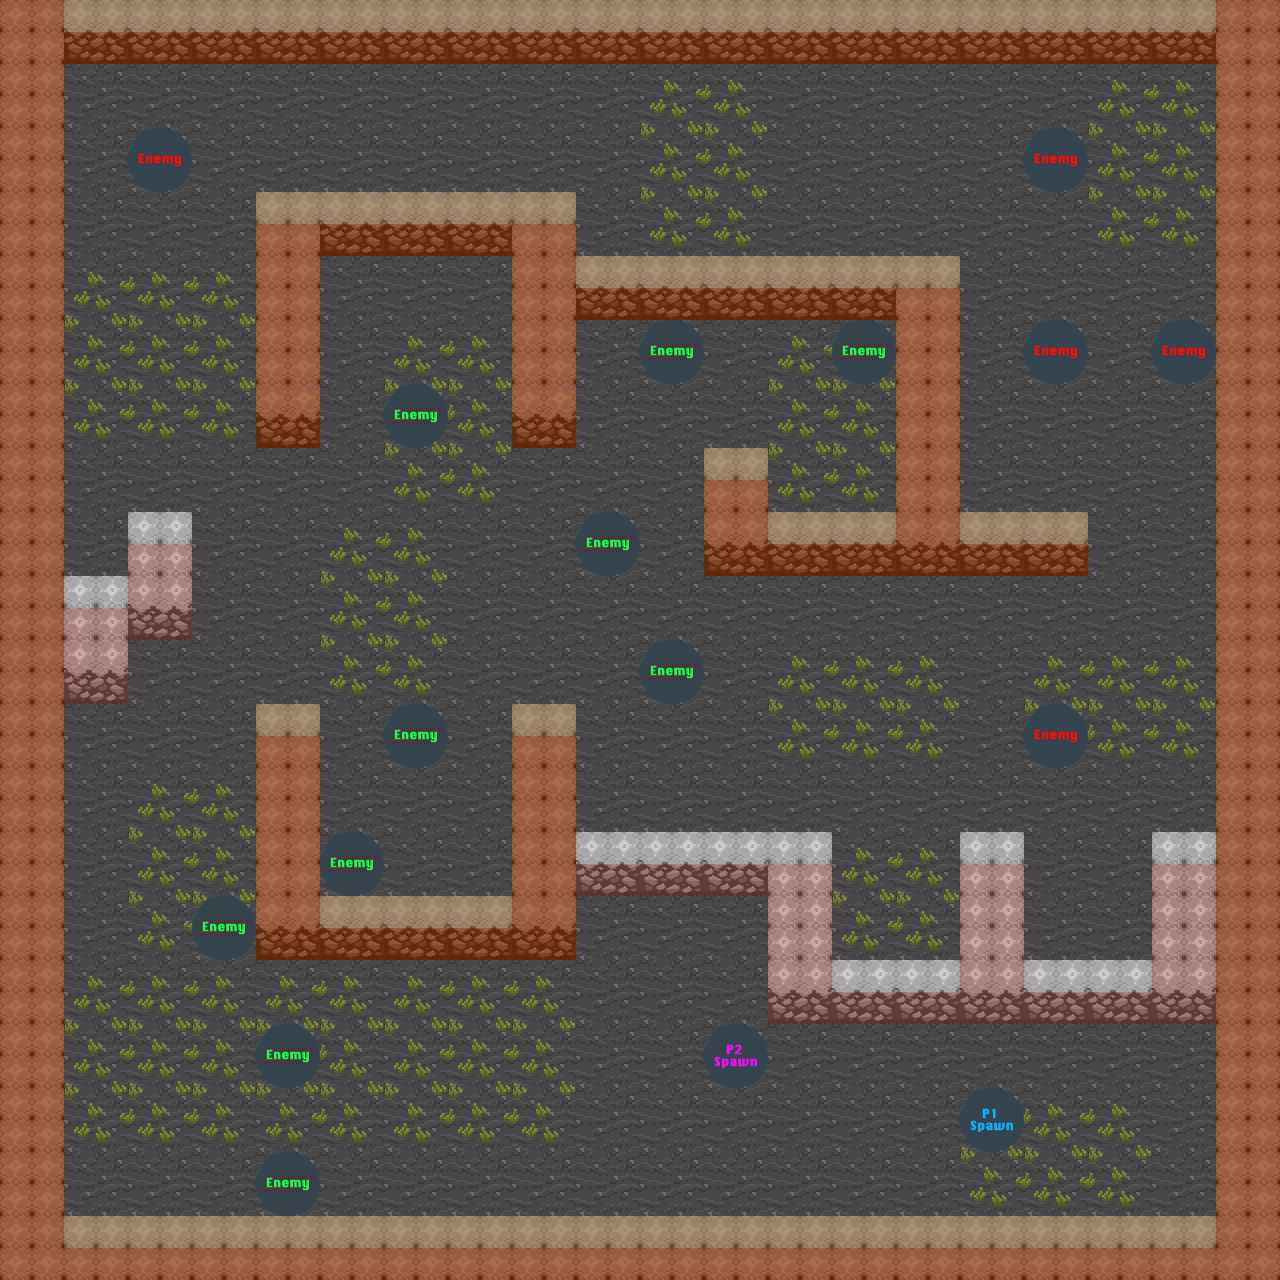

Tiled map render using the project's own tile images. Description and the map definition, with tile-layer contents summarised, below:
An orthogonal 20x20 tile map with 64x64 px tiles, 5 tile layers (background, decor, dynamic, top_layer, ...), 2 tilesets.

<map version="1.0" orientation="orthogonal" width="20" height="20" tilewidth="64" tileheight="64">
 <tileset firstgid="1" name="testSet" tilewidth="64" tileheight="64">
  <image source="tileSheet.png" />
  <tile id="1">
   <properties>
    <property name="collision" value="wall_bottom" />
    <property name="collision" value="wall_bottom" />
    <property name="collision" value="wall_bottom" />
    <property name="collision" value="wall_bottom" />
    <property name="collision" value="wall_bottom" />
   </properties>
  </tile>
  <tile id="2">
   <properties>
    <property name="collision" value="wall_movable" />
    <property name="collision" value="wall_movable" />
    <property name="collision" value="wall_movable" />
    <property name="collision" value="wall_movable" />
    <property name="collision" value="wall_movable" />
   </properties>
  </tile>
  <tile id="9">
   <properties>
    <property name="collision" value="wall_middle" />
    <property name="collision" value="wall_middle" />
    <property name="collision" value="wall_middle" />
    <property name="collision" value="wall_middle" />
    <property name="collision" value="wall_middle" />
   </properties>
  </tile>
  <tile id="17">
   <properties>
    <property name="collision" value="wall_top" />
    <property name="collision" value="wall_top" />
    <property name="collision" value="wall_top" />
    <property name="collision" value="wall_top" />
    <property name="collision" value="wall_top" />
   </properties>
  </tile>
 </tileset>
 <tileset firstgid="65" name="metaSet" tilewidth="64" tileheight="64">
  <image source="meta_tileSet.png" />
 </tileset>
 <layer name="background" width="20" height="20">
  <data>[400 cells, 400 non-empty, 6 distinct tile ids]</data>
 </layer>
 <layer name="decor" width="20" height="20">
  <data>[400 cells, 91 non-empty, 9 distinct tile ids]</data>
 </layer>
 <layer name="dynamic" width="20" height="20">
  <data>[400 cells, 17 non-empty, 4 distinct tile ids]</data>
 </layer>
 <layer name="top_layer" width="20" height="20">
  <data>[400 cells, 129 non-empty, 4 distinct tile ids]</data>
 </layer>
 <layer name="meta" width="20" height="20" opacity="0.15">
  <data>[400 cells, 134 non-empty, 2 distinct tile ids]</data>
 </layer>
</map>